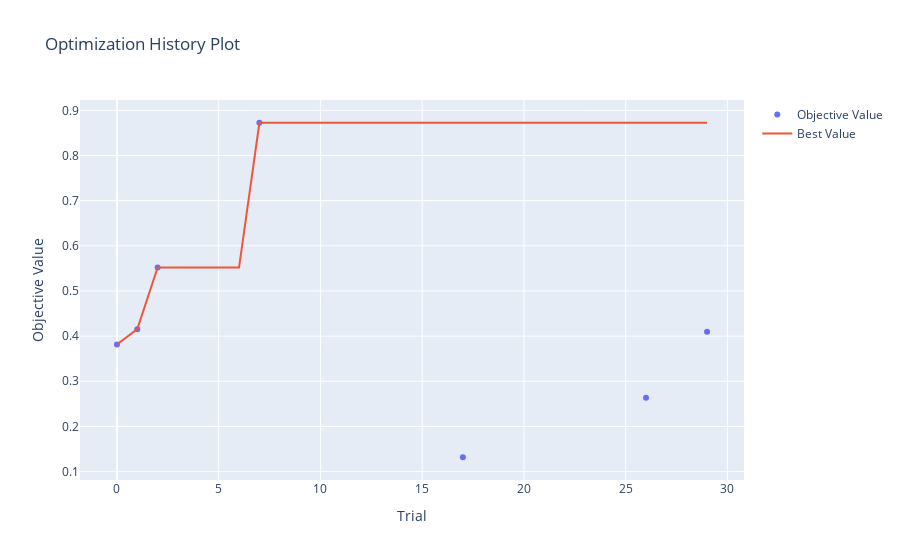

The notebook cell this image was saved under:
### Code cell
optuna.visualization.plot_optimization_history(study)

### Figure 1 — Plotly figure (JSON) as saved in the notebook; plotly's stock layout.template omitted (floating-point values rounded to 4 significant figures)
{"data": [{"mode": "markers", "name": "Objective Value", "type": "scatter", "x": [0, 1, 2, 7, 17, 26, 29], "y": [0.3815, 0.4155, 0.5519, 0.8725, 0.1318, 0.2636, 0.4098]}, {"mode": "lines", "name": "Best Value", "type": "scatter", "x": [0, 1, 2, 3, 4, 5, 6, 7, 8, 9, 10, 11, 12, 13, 14, 15, 16, 17, 18, 19, 20, 21, 22, 23, 24, 25, 26, 27, 28, 29], "y": [0.3815, 0.4155, 0.5519, 0.5519, 0.5519, 0.5519, 0.5519, 0.8725, 0.8725, 0.8725, 0.8725, 0.8725, 0.8725, 0.8725, 0.8725, 0.8725, 0.8725, 0.8725, 0.8725, 0.8725, 0.8725, 0.8725, 0.8725, 0.8725, 0.8725, 0.8725, 0.8725, 0.8725, 0.8725, 0.8725]}, {"marker": {"color": "#cccccc"}, "mode": "markers", "name": "Infeasible Trial", "showlegend": false, "type": "scatter", "x": [], "y": []}], "layout": {"title": {"text": "Optimization History Plot"}, "xaxis": {"title": {"text": "Trial"}}, "yaxis": {"title": {"text": "Objective Value"}}}}
